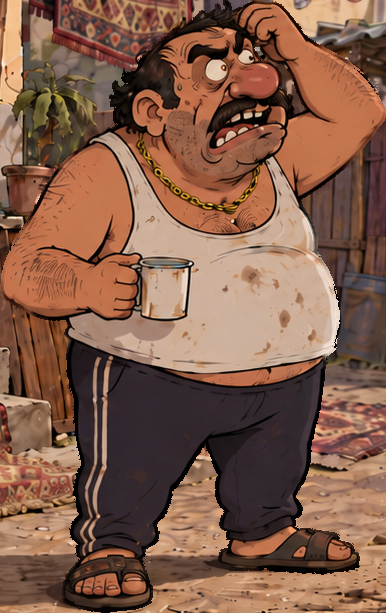
#> input picture experiments/man-scratch/source.png, 386 x 613 px, found by its file name
$ python align.py ../../experiments/wan-animate/ti2v-source-comparison.png 5
#> lines starting #> are read from the running program, lines starting #| are printed output that depends on the picture; pictures that were not available may be replaced by others from this repository, and a replacement may not be noted
"""Register a generated cutout against original pixels. No models or downloads."""
import json
import math
from pathlib import Path
import sys
import cv2 as cv
import numpy as np


def align(folder, scale):
#> called with scale = 5
    cv.setNumThreads(1)
    cv.setRNGSeed(7)
    source = cv.imread(str(folder / 'source.png'), cv.IMREAD_UNCHANGED)
#> source is the input picture: shape (613, 386, 4); mean B, G, R, A 74.9, 93.9, 131.7, 148.6
    generated = cv.imread(str(folder / 'generated.png'), cv.IMREAD_UNCHANGED)
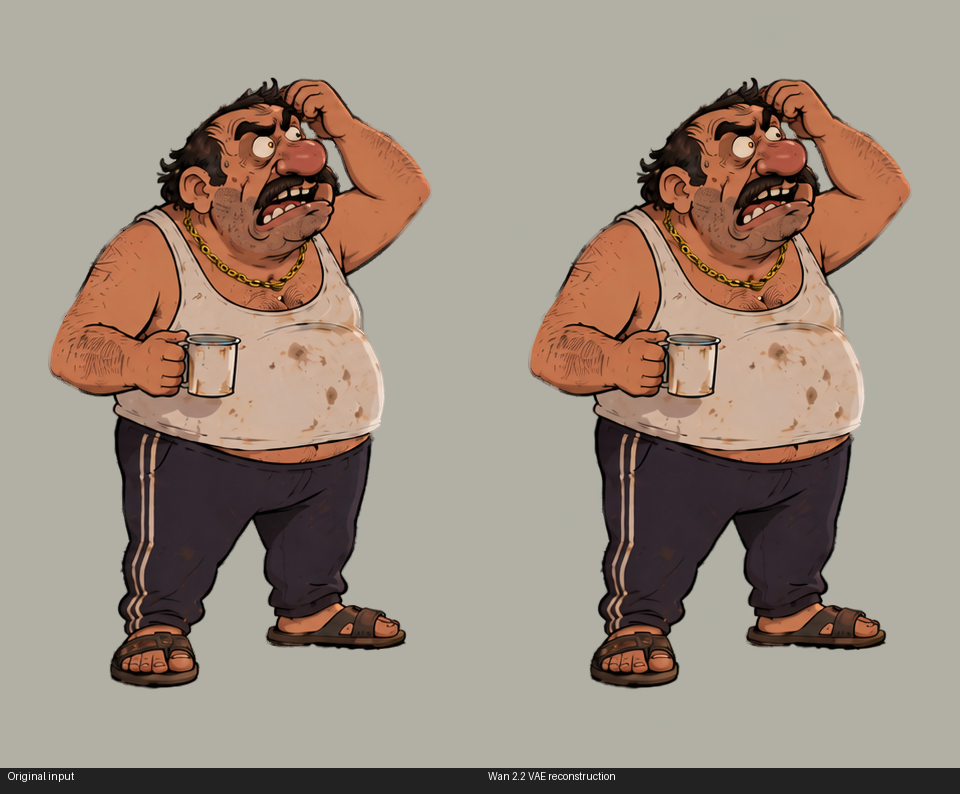
#> input picture experiments/wan-animate/ti2v-source-comparison.png, 960 x 794 px, given in place of generated.png, which was not available
#> generated is the input picture: shape (794, 960, 3); mean B, G, R 127.6, 140.7, 155.9
    mask = cv.imread(str(folder / 'prior.png'), cv.IMREAD_GRAYSCALE)
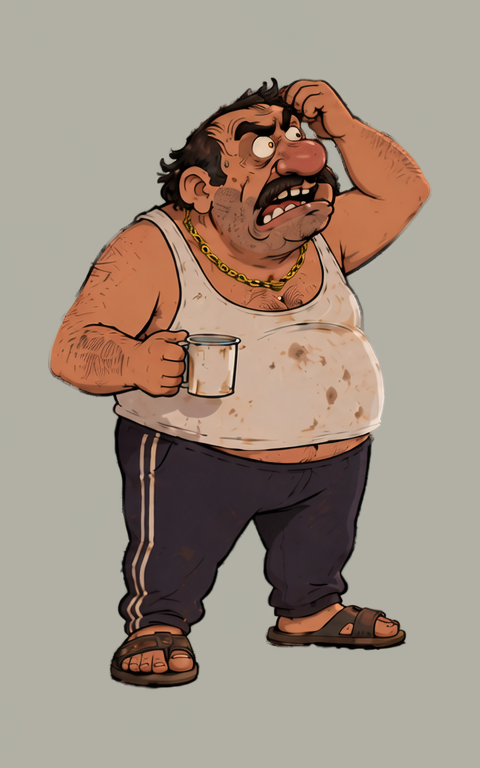
#> input picture experiments/wan-animate/ti2v-source-reconstructed.png, 480 x 768 px, given in place of prior.png, which was not available
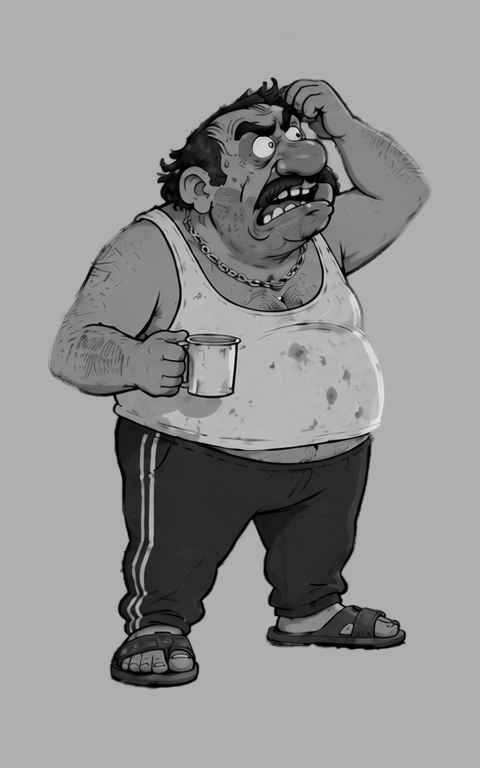
#> mask: shape (768, 480); min 0, max 237, mean 146.8
    if source is None or generated is None or mask is None or mask.shape != source.shape[:2] or generated.ndim != 3 or generated.shape[2] != 4:
#> (the run stopped early here; a loop or call above may not have finished)
